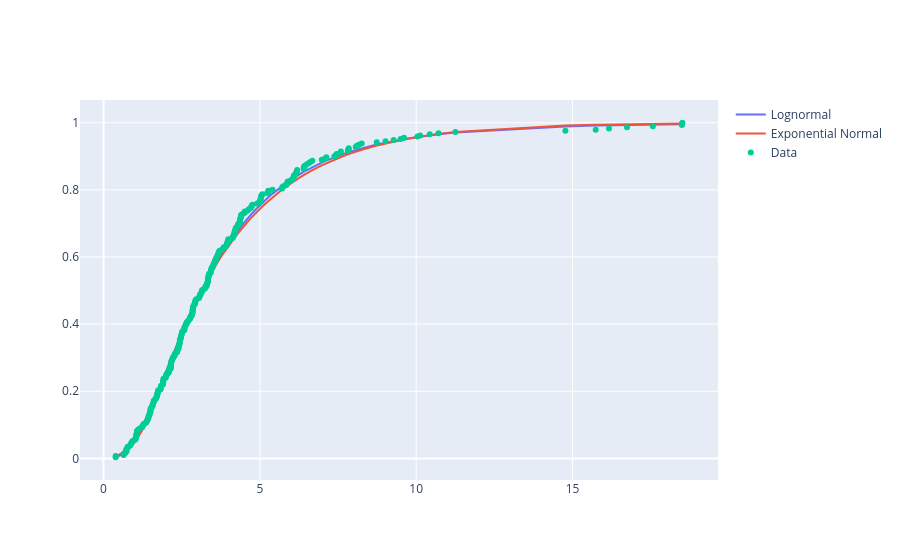

The notebook cell saved with this chart:
### Code cell
from scipy import stats

# # Fit a normal distribution to the data
# params_norm = stats.norm.fit(sserr)
# cdf_values_norm = stats.norm.cdf(sorted_sserr, *params_norm)

# Fit a log-normal distribution to the data
params_lognorm = stats.lognorm.fit(sserr)
cdf_values_lognorm = stats.lognorm.cdf(sorted_sserr, *params_lognorm)
print(params_lognorm)

# # Fit an exponential distribution to the data
# params_expon = stats.expon.fit(sserr)
# cdf_values_expon = stats.expon.cdf(sorted_sserr, *params_expon)

# Fit an Exponential Normal distribution to the data
params_exponnorm = stats.exponnorm.fit(sserr)
cdf_values_exponnorm = stats.exponnorm.cdf(sorted_sserr, *params_exponnorm)


fig = go.Figure()
# fig.add_trace(go.Scatter(x=sorted_sserr, y=cdf_values_norm, mode="lines", name="Normal"))
fig.add_trace(go.Scatter(x=sorted_sserr, y=cdf_values_lognorm, mode="lines", name="Lognormal"))
# fig.add_trace(go.Scatter(x=sorted_sserr, y=cdf_values_expon, mode="lines", name="Exponential"))
fig.add_trace(go.Scatter(x=sorted_sserr, y=cdf_values_exponnorm, mode="lines", name="Exponential Normal"))
fig.add_trace(go.Scatter(x=sorted_sserr, y=cdf, mode="markers", name="Data"))
fig.show()

### Figure 1 — Plotly figure (JSON) as saved in the notebook; plotly's stock layout.template omitted (floating-point values rounded to 4 significant figures; data arrays with more than 128 entries replaced by an {"elided": "..."} marker saying what was removed)
{"data": [{"mode": "lines", "name": "Lognormal", "type": "scatter", "x": {"elided": "291 float values"}, "y": {"elided": "291 float values"}}, {"mode": "lines", "name": "Exponential Normal", "type": "scatter", "x": {"elided": "291 float values"}, "y": {"elided": "291 float values"}}, {"mode": "markers", "name": "Data", "type": "scatter", "x": {"elided": "291 float values"}, "y": {"elided": "291 float values"}}], "layout": {}}
